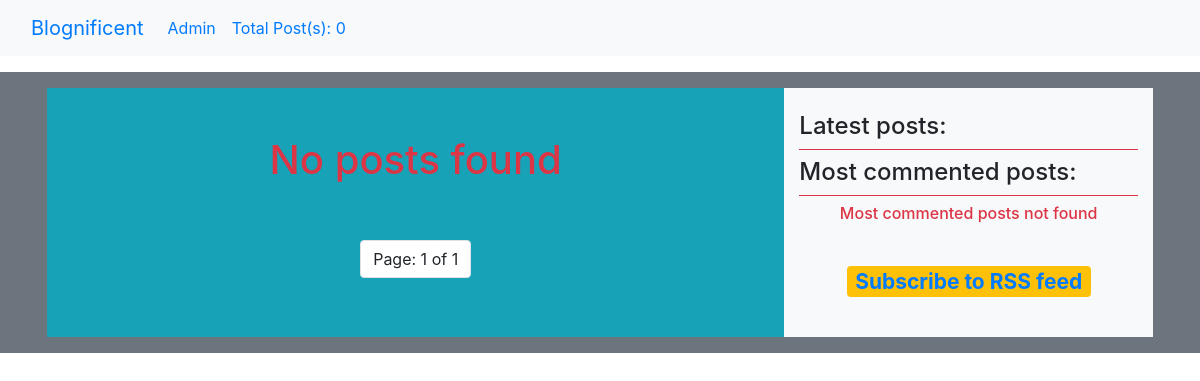
The app's page /, older data.
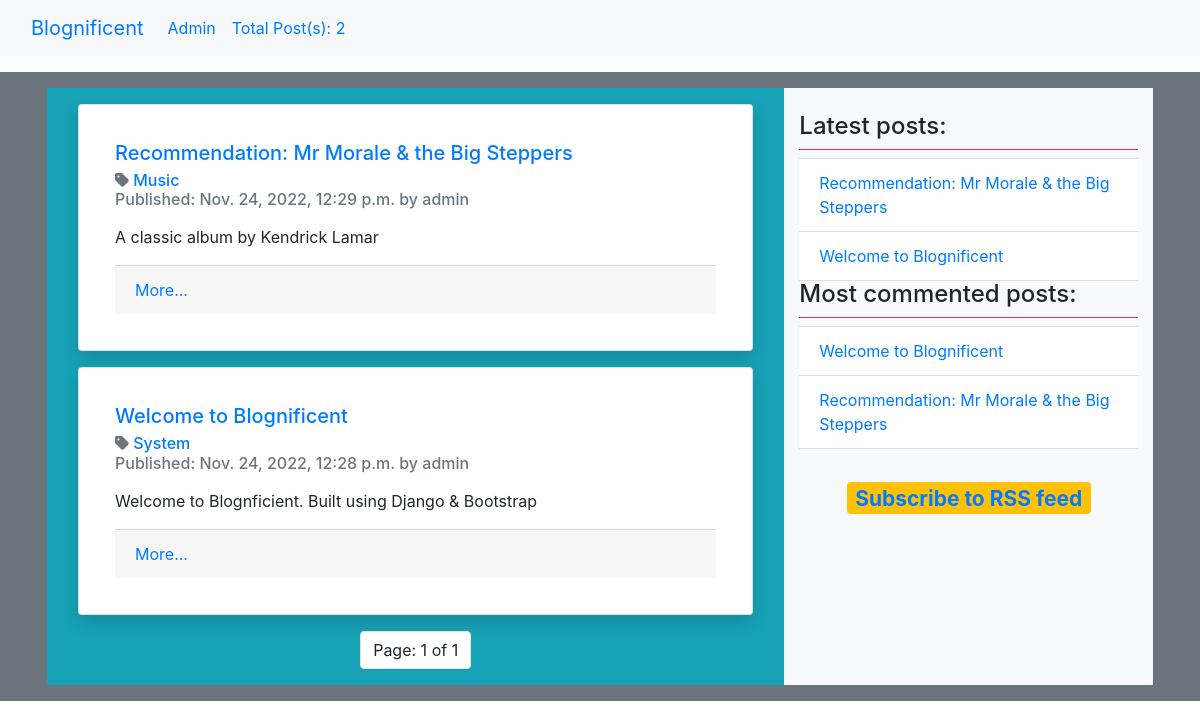
The same page, newer data.
### blog/models.py (models this page shows, shortened)
class Post(models.Model):
    class Status(models.TextChoices):
        DRAFT = 'DF', 'Draft'
        PUBLISHED = 'PB', 'Published'
    author = models.ForeignKey(User, on_delete=models.CASCADE, related_name='blog_posts')
    title = models.CharField(max_length=250)
    slug = models.SlugField(max_length=250, unique_for_date='publish')
    content = models.TextField()
    created = models.DateTimeField(auto_now_add=True)
    publish = models.DateTimeField(default=timezone.now)
    updated = models.DateTimeField(auto_now=True)
    status = models.CharField(max_length=2, choices=Status.choices, default=Status.DRAFT)
    objects = models.Manager()
    published = PublishedManager()
    tags = TaggableManager()
    class Meta:
        ordering = ['-publish']
        indexes = [
            models.Index(fields=['-publish']),
        ]
    def get_absolute_url(self):
        return reverse('blog:post_detail', args=[self.publish.year, self.publish.month, self.publish.day, self.slug])

### blog/views.py (the view)
# urls.py: path('', post_list, name='home'),
def post_list(request, tag_slug=None):
    post_list = Post.published.all()
    tag = None
    if tag_slug:
        tag = get_object_or_404(Tag, slug=tag_slug)
        post_list = post_list.filter(tags__in=[tag])
    paginator = Paginator(post_list, 2)
    page_number = request.GET.get('page', 1)
    try:
        posts = paginator.page(page_number)
    except PageNotAnInteger:
        posts = paginator.page(1)
    except EmptyPage:
        posts = paginator.page(paginator.num_pages)
    return render(request, 'blog/list.html', {'posts': posts, 'tag': tag})

### blog/models.py (called while the page is built)
    def get_queryset(self):
        return super().get_queryset().filter(status=Post.Status.PUBLISHED)

### blog/templatetags/blog_tags.py (called while the page is built)
@register.simple_tag
def total_posts():
    return Post.published.count()

@register.inclusion_tag('blog/latest-posts.html')
def show_latest_posts(count=5):
    latest_posts = Post.published.order_by('-publish')[:count]
    return {'latest_posts': latest_posts}

@register.simple_tag
def get_most_comment_posts(count=5):
    return Post.published.annotate(
        total_comments=Count('comments')
    ).order_by('-total_comments')[:count]

@register.filter(name='markdown')
def markdown_format(text):
    return mark_safe(markdown.markdown(text))

### templates/blog/list.html (shortened to what this page needs)
{% extends 'base.html' %}
{% load blog_tags %}
{% block content %}
    {% for post in posts %}
        <div class="card m-3 shadow p-3 bg-body rounded">
            <div class="card-body">
                <h5 class="card-title">
                    <a href="{{ post.get_absolute_url }}" class="streched-link">{{ post.title }}</a>
                </h5>
                <h6 class="card-subtitle text-muted">
                    <i class="fa-solid fa-tag"></i>
                    {% for tag in post.tags.all %}
                        <a href="{% url 'blog:post_list_by_tag' tag.slug %}">
                            {{ tag.name }}
                        </a>
                    {% empty %}
                        Tag not found
                    {% endfor %}<br>
                    Published: {{ post.publish }} by {{ post.author }}
                </h6>
                <p class="card-text">{{ post.content |slice:250| markdown }}</p>
                <div class="card-footer">
                    <a href="{{ post.get_absolute_url }}" class="stretched">More...</a>
                </div>
            </div>
        </div>
    {% empty %}
        <div class="p-5 justify-content-center d-flex align-items-stretch">
            <h1 class="text-danger">No posts found</h1>
        </div>
    {% endfor %}
    {% include 'pagination.html' with page=posts %}
{% endblock %}
{% block right %}
    {% include 'sidebar.html' %}
{% endblock %}

### templates/base.html (shortened to what this page needs)
{% load static %}
{% load blog_tags %}
<!doctype html>
<html lang="en">
<head>
    <link rel="stylesheet" href="https://stackpath.bootstrapcdn.com/bootstrap/4.3.1/css/bootstrap.min.css"
>
</head>
<body>
<nav class="navbar navbar-expand-lg bg-light">
    <div class="container-fluid">
        <a class="navbar-brand" href="{% url 'blog:home' %}">Blognificent</a>
        <div class="collapse navbar-collapse" id="navbarSupportedContent">
            <ul class="navbar-nav me-auto mb-2 mb-lg-0">
                <li class="nav-item">
                    <a class="nav-link active" aria-current="page" href="/admin">Admin</a>
                </li>
                <li class="nav-item">
                    <a class="nav-link active" aria-current="page" href="#" disabled="True">Total Post(s): {% total_posts %}</a>
                </li>
            </ul>
        </div>
    </div>
</nav>
<div class="container-fluid bg-secondary">
    <div class="row p-3 m-3 rounded-3 align-self-stretch">
        <div class="col-sm-8 col-md-8 col-lg-8 col-xl-8 col-xxl-8 bg-info">
            {% block content %}{% endblock %}
        </div>
        <div class="col-sm-4 col-md-4 col-lg-4 col-xl-4 col-xxl-4 bg-light">
            {% block right %}{% endblock %}
        </div>
    </div>
</div>
</body>
</html>

### templates/pagination.html (shortened to what this page needs)
<nav aria-label="pagination">
    <ul class="pagination justify-content-center">
        <span class="current">
            <li class="page-item pag">
                <a class="page-link" disabled="True">Page: {{ page.number }} of {{ page.paginator.num_pages }}</a>
            </li>
        </span>
    </ul>
</nav>

### templates/sidebar.html
{% load blog_tags %}
<div class="mt-4 ml-0">
    <div class="h4 pb-2 border-bottom border-danger">Latest posts:</div>
    {% show_latest_posts 3 %}
    <div class="h4 pb-2 border-bottom border-danger">Most commented posts:</div>
    {% get_most_comment_posts as most_commented_posts %}
    <ul class="list-group list-group-flush">
        {% for post in most_commented_posts %}
            <li class="list-group-item ">
                <a href="{{ post.get_absolute_url }}">
                    {{ post.title }}
                </a>
            </li>
        {% empty %}
            <div class="text-center justify-content-center d-flex align-self-center">
                <h6 class="text-danger">Most commented posts not found</h6>
            </div>
        {% endfor %}
    </ul>
    <div class="p-3 m-3 text-center justify-content-center d-flex align-self-center">
        <h3>
            <a href="{% url 'blog:post_feed' %}">
        <span class="badge bg-warning">
            Subscribe to RSS feed
        </span>
            </a>
        </h3>
    </div>
</div>

### templates/blog/latest-posts.html
<ul class="list-group list-group-flush">
    {% for post in latest_posts %}
        <li class="list-group-item">
            <a href="{{ post.get_absolute_url }}">
                {{ post.title }}
            </a>
        </li>
    {% endfor %}
</ul>

### templates/base.html (style rules this page uses)
html { height: 100%; }
body { height: 100%; }

Row changes from the older to the newer data that the page shows:
added Post: title "Recommendation: Mr Morale & the Big Steppers", publish "Nov. 24, 2022, 12:29 p.m.", author "admin", content "A classic album by Kendrick Lamar"
added Tag: name "Music", shown under "Recommendation: Mr Morale & the Big Steppers"
added Post: title "Welcome to Blognificent", publish "Nov. 24, 2022, 12:28 p.m.", author "admin", content "Welcome to Blognficient. Built using Django & Bootstrap"
added Tag: name "System", shown under "Welcome to Blognificent"
Text that changed along with them:
text no longer shown: "0 Most commented posts not found"
text now shown: "2"
